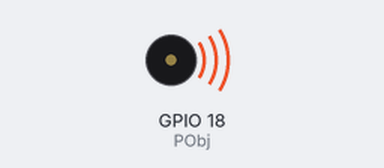
This program was run on a simulated Raspberry Pi (BCM pin numbers). On the bench: buzzer (waves = sounding). What the program prints to the terminal is not drawn.

Above: at 0.5 s.
Timing chart, 0 to 17.6 s (numbered marks = the images above):
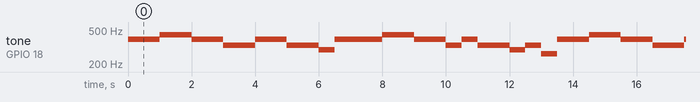

Measured:
- by itself, tone on GPIO 18 (PObj): repeats every 13.5 s: 440 Hz 1.0 s, 2 × (392 Hz 1.0 s, 330 Hz 1.0 s), 294 Hz 0.50 s, 392 Hz 1.5 s, 440 Hz 1.0 s, 392 Hz 1.0 s, 330 Hz 0.50 s, 392 Hz 0.50 s, 330 Hz 1.0 s, 294 Hz 0.50 s, 330 Hz 0.50 s, 262 Hz 0.50 s, 392 Hz 1.0 s

The program:

PWM_Buzzer.py
```python
#!/usr/bin/env python
#-*- coding:utf-8 -*-

import RPi.GPIO as GPIO
import time

Pin		= 18

GPIO.setmode(GPIO.BCM)
GPIO.setup(Pin, GPIO.OUT)

Song	=	[4, 4, 5, 5, 4, 4, 2, 4, 4, 2, 2, 1, 4, 4, 5, 5, 4, 4, 2, 4, 2, 1, 2, 0]
List	=	[262, 294, 330, 349, 392, 440, 493, 523]
speed	=	0.5
PObj	=	GPIO.PWM(Pin, 50)
PObj.start(10)

try:
	while 1:
		for i in range(len(Song)):
			PObj.ChangeFrequency(List[Song[i]])
			if (i+1) % 7 == 0:
				print(i)
				time.sleep(speed)
			time.sleep(speed)
except KeyboardInterrupt:
	pass

PObj.stop()
GPIO.cleanup()
```
